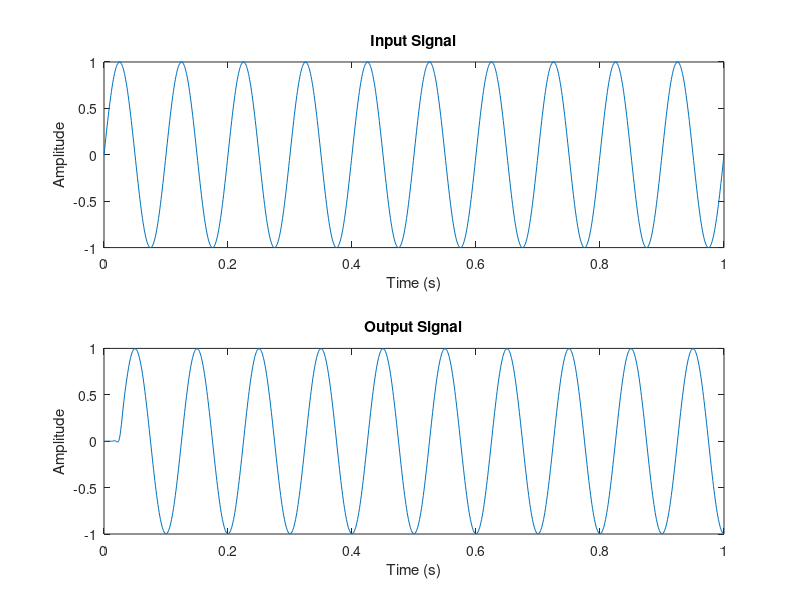

The MATLAB script that drew this image:
% Filter specifications
cutoff_freq = 0.2; % Normalized cutoff frequency (0 to 1)
filter_order = 50; % Filter order

% Determine window type
window_type = @hamming;

% Design filter coefficients
filter_coeffs = fir1(filter_order, cutoff_freq, window_type);

% Generate input signal
Fs = 1000; % Sampling frequency
t = 0:1/Fs:1; % Time vector
f = 10; % Signal frequency
input_signal = sin(2*pi*f*t);

% Apply the filter
output_signal = filter(filter_coeffs, 1, input_signal);

% Plot the input and output signals
figure;
subplot(2, 1, 1);
plot(t, input_signal);
xlabel('Time (s)');
ylabel('Amplitude');
title('Input Signal');

subplot(2, 1, 2);
plot(t, output_signal);
xlabel('Time (s)');
ylabel('Amplitude');
title('Output Signal');
